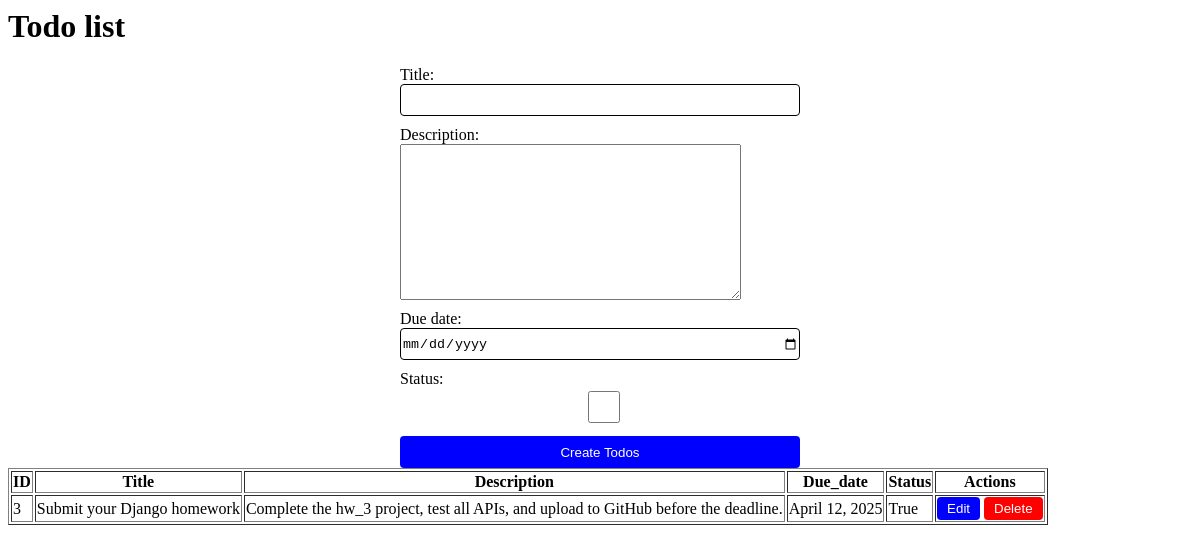
The page /todos/ on the database its author committed.
### todos/models.py (models this page shows, shortened)
class Todo(models.Model):
    title = models.CharField(max_length=200)
    description = models.TextField()
    due_date = models.DateField()
    status = models.BooleanField(default=False)

### todos/views.py (the view, shortened to what this page needs)
# urls.py: path('', get_students_list, name='todos_list'),
def get_students_list(request):
    if request.method == 'GET':
        todos = Todo.objects.all()
        form = StudentCreationForm()
        return render(request, 'index.html', {'todos': todos, 'form': form})

### todos/forms.py
class StudentCreationForm(forms.ModelForm):
    class Meta:
        model = Todo
        fields = ['title', 'description', 'due_date', 'status']
        widgets = {
            'due_date': forms.DateInput(attrs={'type': 'date'}),
        }

### todos/templates/index.html (shortened to what this page needs)
<html>
    <head>
    </head>
    <body>
        <h1>Todo list</h1>
        <form action="" method="POST" class="form">
            {% for field in form %}
                <div class="field-wrapper">
                    {{ field.label_tag }}
                    <div>
                        {{ field }}
                    </div>
                </div>
            {% endfor %}
            <button type="submit">
                Create Todos
            </button>
        </form>
        <table border = "1">
            <thred>
                <tr>
                    <th>ID</th>
                    <th>Title</th>
                    <th>Description</th>
                    <th>Due_date</th>
                    <th>Status</th>
                    <th>Actions</th>
                </tr>
            </thred>
            <tbody>
                {% for todo in todos %}
                <tr>
                    <td>{{ todo.id }}</td>
                    <td>{{ todo.title }}</td>
                    <td>{{ todo.description }}</td>
                    <td>{{ todo.due_date }}</td>
                    <td>{{ todo.status }}</td>
                    <td>
                        <button class="button edit" disabled>Edit</button>
                        <a href="/todos/{{todo.id}}/delete">
                            <button class="button delete">Delete</button>
                        </a>
                    </td>
                </tr>
                {% endfor %}
            </tbody>
        </table>
    </body>
</html>

### todos/templates/index.html (style rules this page uses)
.form { width:400px; margin: 0 auto; }
.field-wrapper { margin-bottom: 10px; }
.field-wrapper input { height: 32px; border-radius: 4px; border: 1px solid black; width: 100%; }
.form button { width: 100%; border: none; cursor: pointer; background: blue; border-radius: 4px; height: 32px; color: white; }
.button { color: white; border: none; border-radius: 4px; padding: 4px 10px; }
.delete { background: red; cursor: pointer; }
.edit { background: blue; cursor: not-allowed; }

### rows shown on the page
Todo: id "3", title "Submit your Django homework", description "Complete the hw_3 project, test all APIs, and upload to GitHub before the deadline.", due_date "April 12, 2025", status "True"

### other values the page prints
{{ field.label_tag }} "Title:" "Description:" "Due date:" "Status:"
